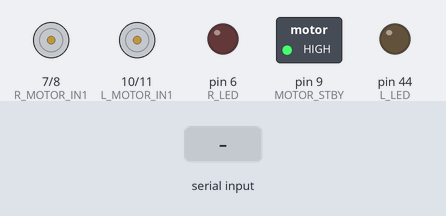
The sketch below on a simulated Arduino Mega 2560, built with avr-gcc and run on an emulated ATmega2560. Parts: motor-driver pin pairs drawn as motors (green arrow = first pin HIGH = forward, orange = second pin HIGH = backward, longer = more drive, scaled by the enable pin, stopped while the standby pin is LOW), switched loads named in the sketch (green lamp = pin HIGH), output pins drawn as LEDs (lit = HIGH). Inputs (shaded band) come from the test bench.

Above: at 1.2 s.
1.3 s: "M,1\n" received over Serial
At 1.9 s:
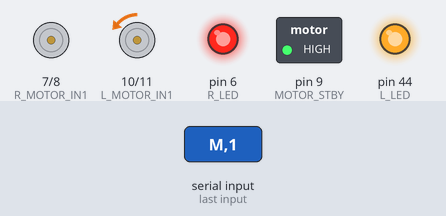
2.8 s: "M,150\n" received over Serial
At 3.1 s:
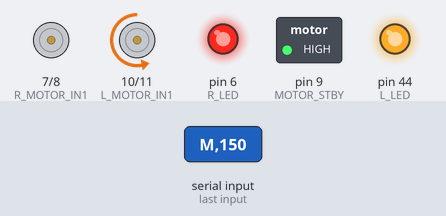
4.3 s: "M\n" received over Serial
At 5.4 s:
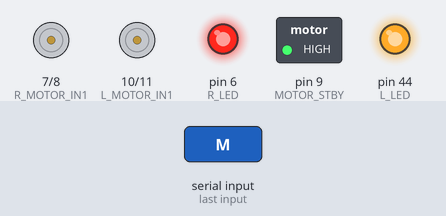
Timing chart, 0 to 7.3 s (numbered marks = the images above; inputs shaded):
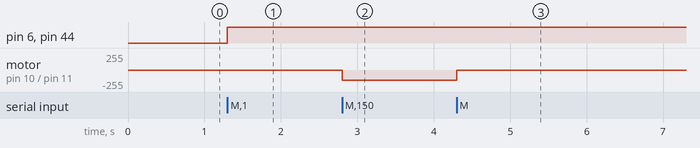

Measured:
- after the input at 1.3 s, pin 6 (R_LED), pin 44 (L_LED): LOW → HIGH at once; motor on pin 10 (L_MOTOR_IN1) / pin 11 (L_MOTOR_IN2): stopped → backward 1/255 at once
- after the input at 2.8 s, motor on pin 10 (L_MOTOR_IN1) / pin 11 (L_MOTOR_IN2): backward 1/255 → backward 150/255 at once
- after the input at 4.3 s, motor on pin 10 (L_MOTOR_IN1) / pin 11 (L_MOTOR_IN2): backward 150/255 → stopped at once

The sketch:

arduino_draft.ino
```cpp
#define L_MOTOR_IN1 10
#define L_MOTOR_IN2 11
#define L_MOTOR_PWM 12

#define R_MOTOR_IN1 7
#define R_MOTOR_IN2 8
#define R_MOTOR_PWM 13

#define L_LED 44  // 왼쪽 LED 핀
#define R_LED 6   // 오른쪽 LED 핀


#define MOTOR_STBY 9  // 모터 스탠바이 핀


void setup()
{
    pinMode(L_MOTOR_IN1, OUTPUT);
    pinMode(L_MOTOR_IN2, OUTPUT);
    pinMode(L_MOTOR_PWM, OUTPUT);

    pinMode(R_MOTOR_IN1, OUTPUT);
    pinMode(R_MOTOR_IN2, OUTPUT);
    pinMode(R_MOTOR_PWM, OUTPUT);

    pinMode(MOTOR_STBY, OUTPUT);
    digitalWrite(MOTOR_STBY, HIGH);  // 모터 스탠바이 해제

    pinMode(L_LED, OUTPUT);
    pinMode(R_LED, OUTPUT);
    digitalWrite(L_LED, LOW);  // 왼쪽 LED 기본 상태: OFF
    digitalWrite(R_LED, LOW);  // 오른쪽 LED 기본 상태: OFF

    Serial.begin(115200);              // 시리얼 통신 시작
}

void loop()
{
    if (Serial.available() > 0)
    {
      String input = Serial.readStringUntil('\n');  // 시리얼 입력 읽기
      String command = input.substring(0, 1);  // 첫 번째 문자는 명령어
      // char command = input.charAt(0);
      int separatorIndex = input.indexOf(',');  // 쉼표 위치 찾기
      int leftSpeed = input.substring(1, separatorIndex).toInt();  // 왼쪽 속도 값 추출
      int rightSpeed = input.substring(separatorIndex + 1).toInt();  // 오른쪽 속도 값 추출

      digitalWrite(L_LED, HIGH);
      digitalWrite(R_LED, HIGH);
      if (command == "M") // 시작 바이트와 종료 바이트 확인
      {
        // 모터 제어 로직
        // leftSpeed = input.substring(1, separatorIndex).toInt();
        // rightSpeed = input.substring(separatorIndex + 1).toInt();
            digitalWrite(L_MOTOR_IN1, LOW);
            digitalWrite(L_MOTOR_IN2, HIGH);
            analogWrite(L_MOTOR_PWM, leftSpeed);

            digitalWrite(R_MOTOR_IN1, HIGH);
            digitalWrite(R_MOTOR_IN2, LOW);
            analogWrite(R_MOTOR_PWM, rightSpeed);

            //digitalWrite(L_LED, HIGH);  // 왼쪽 LED 켜기
            //digitalWrite(R_LED, HIGH);  // 오른쪽 LED 켜기
            //delay(1000);
        // sendMotorData(leftSpeed, rightSpeed);
       }
   }

    // else
    // {
    //     analogWrite(L_MOTOR_PWM, 0);
    //     analogWrite(R_MOTOR_PWM, 0);

    //     digitalWrite(L_LED, LOW);
    //     digitalWrite(R_LED, LOW);
    // }

    //else
    //{
    //   analogWrite(L_MOTOR_PWM, 0);
    //   analogWrite(R_MOTOR_PWM, 0);
    //}
}
```
